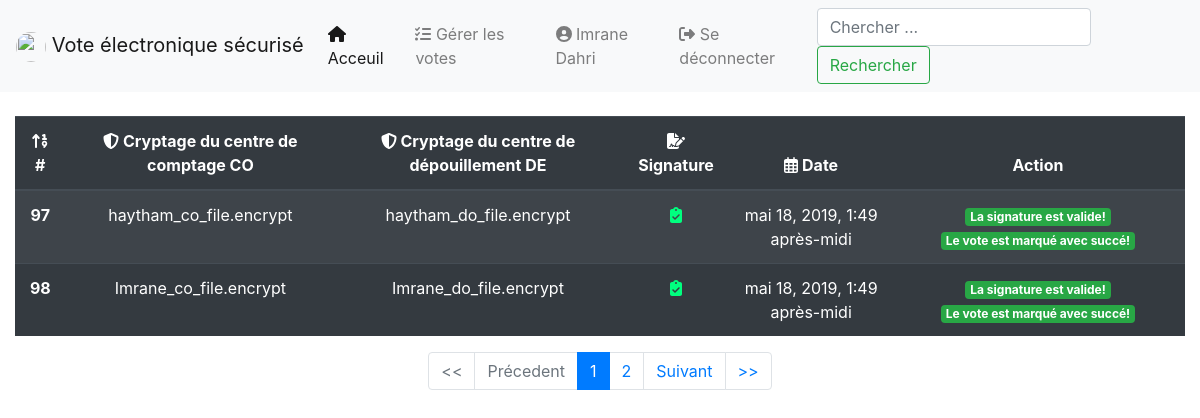
The app's page /manage/ (signed in), older data.
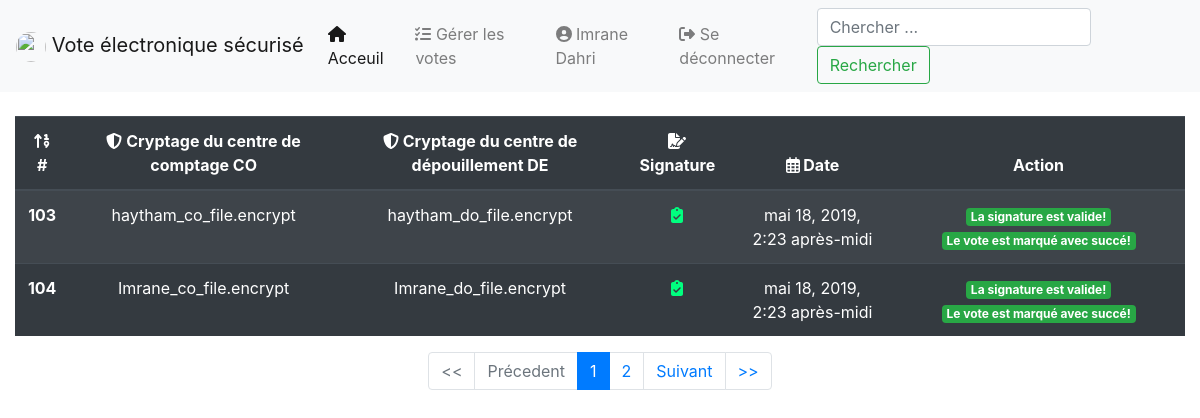
The same page, newer data.
### SecuredVote/models.py (models this page shows, shortened)
class Pending(models.Model):
    co_file = models.FileField(null=False)
    do_file = models.FileField(null=False, blank=True)
    date = models.DateTimeField(default=now)
    done = models.BooleanField(default=False, null=True, blank=True)
    is_valid = models.BooleanField(default=False, null=True, blank=True)
    signature = models.ForeignKey(Signature, on_delete=models.CASCADE)

### SecuredVote/views.py (the view, shortened to what this page needs)
# urls.py: path('manage/', views.Manage.as_view(), name="votes_management"),
class Manage(LoginRequiredMixin, View):
    login_url = "/login/"
    redirect_field_name = "next"
    def get(self, request, *args, **kwargs):
        context = dict()
        user = request.user
        if not user.is_superuser and user.is_staff:
            search = request.GET.get("search" or None)
            if search is not None:
                try:
                    pendings = Pending.objects.filter(id=search)
                except:
                    pendings = []
            else:
                pendings = Pending.objects.all()
            paginator = Paginator(pendings, 2)  # Show 2 pending votes per page
            page = request.GET.get("page")
            pendings = paginator.get_page(page)
            context["pendings"] = pendings
            return render(request, "vote/manage.html", context)
        messages.info(request, "Vous n'êtes pas membre du centre de comptage!")
        return redirect("vote:home")

### SecuredVote/forms.py
class SearchForm(forms.Form):
    search = forms.CharField(max_length=255, empty_value=False, widget=forms.TextInput(
        attrs={'class': 'form-control mr-sm-2', 'placeholder': 'Chercher ...', 'aria-label': 'Search',
               'type': 'search'}))

### SecuredVote/context_processor.py (called while the page is built)
def global_var(request):
    context = dict()
    search_form = SearchForm()
    context['search_form'] = search_form
    return context

### templates/vote/manage.html (shortened to what this page needs)
{% extends 'vote/base.html' %}
{% load staticfiles %}
{% block content %}
    {% include 'vote/messages.html' %}
    <div class="table-responsive">
        <table align="center" class="table table-striped table-dark table-hover">
        <thead>
        <tr align="center">
            <th scope="col"><i class="fas fa-sort-numeric-up"></i> #</th>
            <th scope="col"><i class="fas fa-shield-alt"></i> Cryptage du centre de comptage CO</th>
            <th scope="col"><i class="fas fa-shield-alt"></i> Cryptage du centre de dépouillement DE</th>
            <th scope="col"><i class="fas fa-file-signature"></i> Signature</th>
            <th scope="col"><i class="far fa-calendar-alt"></i> Date</th>
            <th scope="col">Action</th>
        </tr>
        </thead>
        <tbody>
        {% for pending in pendings.object_list %}
            <tr align="center">
                <th scope="row">{{ pending.pk }}</th>
                <td>{{ pending.co_file.name }}</td>
                <td>{{ pending.do_file.name }}</td>
                <td>
                    {% if pending.signature.is_valid is True %}
                        <i class="fas fa-clipboard-check" style="color: springgreen;"></i>
                    {% elif not pending.signature.is_valid %}
                        <i class="fas fa-spinner fa-spin"></i>
                    {% endif %}
                </td>
                <td>{{ pending.date }}</td>
                <td>
                    {% if pending.signature.is_valid %}
                        <span class="badge badge-success">La signature est valide!</span>
                    {% elif not pending.signature.is_valid and pending.signature.done %}
                        <span class="badge badge-danger">La signature est non valide!</span>
                    {% endif %}
                    {% if pending.is_valid and pending.done %}
                        <span class="badge badge-success">Le vote est marqué avec succé!</span>
                    {% elif not pending.is_valid and pending.done %}
                        <span class="badge badge-danger">Le vote est marqué non valide!</span>
                    {% endif %}
                </td>
            </tr>
        {% empty %}
            <tr>
                <td colspan="9" class="alert alert-warning text-center font-weight-bold">
                    <i class="fas fa-info-circle"></i> Aucun vote n'a été ajouté!
                </td>
            </tr>
        {% endfor %}
        </tbody>
    </table>
    </div>
    {% if pendings.has_other_pages %}
        <nav aria-label="...">
            <ul class="pagination justify-content-center">
                {% if pendings.has_previous %}
                    <li class="page-item">
                        <a class="page-link"
                           href="{% url 'vote:votes_management' %}?page=1{% if 'search' in request.GET %}&search={{ request.GET.search }}{% endif %}"
                           tabindex="-1" aria-disabled="true"><<</a>
                    </li>
                    <li class="page-item">
                        <a class="page-link"
                           href="{% url 'vote:votes_management' %}?page={{ pendings.previous_page_number }}{% if 'search' in request.GET %}&search={{ request.GET.search }}{% endif %}"
                           tabindex="-1" aria-disabled="true">Précedent</a>
                    </li>
                {% else %}
                    <li class="page-item disabled">
                        <a class="page-link" tabindex="-1" aria-disabled="true"><<</a>
                    </li>
                    <li class="page-item disabled">
                        <a class="page-link" tabindex="-1" aria-disabled="true">Précedent</a>
                    </li>
                {% endif %}
                {% for page_num in pendings.paginator.page_range %}
                    {% if pendings.number == page_num %}
                        <li class="page-item active" aria-current="page">
                            <a class="page-link"
                               href="{% url 'vote:votes_management' %}?page={{ page_num }}{% if 'search' in request.GET %}&search={{ request.GET.search }}{% endif %}">{{ page_num }}
                                <span class="sr-only">(current)</span></a>
                        </li>
                    {% else %}
                        <li class="page-item"><a class="page-link"
                                                 href="{% url 'vote:votes_management' %}?page={{ page_num }}{% if 'search' in request.GET %}&search={{ request.GET.search }}{% endif %}">{{ page_num }}</a>
                        </li>
                    {% endif %}
                {% endfor %}
                {% if pendings.has_next %}
                    <li class="page-item">
                        <a class="page-link" href="{% url 'vote:votes_management' %}?page={{ pendings.next_page_number }}{% if 'search' in request.GET %}&search={{ request.GET.search }}{% endif %}">Suivant</a>
                    </li>
                    <li class="page-item">
                        <a class="page-link" href="{% url 'vote:votes_management' %}?page={{ pendings.paginator.num_pages }}{% if 'search' in request.GET %}&search={{ request.GET.search }}{% endif %}">>></a>
                    </li>
                {% endif %}
            </ul>
        </nav>
    {% endif %}
{% endblock %}

### templates/vote/base.html (shortened to what this page needs)
{% load staticfiles %}
{% load widget_tweaks %}
<!DOCTYPE html>
<html lang="en">
<head>
    <link rel="stylesheet" href="{% static 'vote/css/bootstrap.min.css' %}"/>
    <link rel="stylesheet" href="{% static 'vote/css/all.min.css' %}"/>
    <link rel="stylesheet" href="{% static 'vote/css/style.css' %}"/>
</head>
<body>
{% block header %}
    <nav class="navbar navbar-expand-lg navbar-light bg-light">
        <a class="navbar-brand" href="{% url 'vote:home' %}">
            <img style="border-radius: 100%" src="{% static 'vote/images/evoting2.jpg' %}" width="30" height="30" alt="">
            Vote électronique sécurisé
        </a>
        <div class="collapse navbar-collapse" id="navbarSupportedContent">
            <ul class="navbar-nav mr-auto">
                <li class="nav-item active">
                    <a class="nav-link" href="{% url 'vote:home' %}"><i class="fas fa-home"></i> Acceuil </a>
                </li>
                {% if not user.is_authenticated %}
                    <li class="nav-item">
                        <a class="nav-link" href="{% url 'vote:login' %}" tabindex="-1" aria-disabled="true">
                            <i class="fas fa-sign-in-alt"></i> Se connecter
                        </a>
                    </li>
                {% else %}
                    {% if user.is_staff and not user.is_superuser %}
                        <li class="nav-item">
                            <a class="nav-link" href="{% url 'vote:votes_management' %}" tabindex="-1" aria-disabled="true">
                                <i class="fas fa-tasks"></i> Gérer les votes
                            </a>
                        </li>
                    {% elif user.is_superuser %}
                        <li class="nav-item">
                            <a class="nav-link" href="{% url 'vote:votes_revision' %}" tabindex="-1" aria-disabled="true">
                                <i class="fas fa-tasks"></i> Compter les votes
                            </a>
                        </li>
                    {% endif %}
                    <li class="nav-item">
                        <a class="nav-link" href="{% url 'vote:profile' %}" tabindex="-1" aria-disabled="true">
                            <i class="fas fa-user-circle"></i> {{ user.first_name }} {{ user.last_name }}
                        </a>
                    </li>
                    <li class="nav-item">
                        <form method="POST" action="{% url 'vote:logout' %}" id="logoutForm">
                            <a class="nav-link" style="cursor: pointer;"
                               onclick="document.getElementById('logoutForm').submit()" tabindex="-1"
                               aria-disabled="true"><i
                                    class="fas fa-sign-out-alt"></i>
                                Se déconnecter
                            </a>
                        </form>
                    </li>
                {% endif %}
            </ul>
            <form class="form-inline my-2 my-lg-0">
                {% render_field search_form.search value=request.GET.search %}
                <button class="btn btn-outline-success my-2 my-sm-0" type="submit">Rechercher</button>
            </form>
        </div>
    </nav>
{% endblock %}
<div class="container-fluid">
    {% block content %}{% endblock %}
</div>
</body>
</html>

### templates/vote/messages.html (shortened to what this page needs)
<br>

Row changes from the older to the newer data that the page shows:
removed Pending: pk "97", co_file.name "haytham_co_file.encrypt", do_file.name "haytham_do_file.encrypt", date "mai 18, 2019, 1:49 après-midi", shows "La signature est valide!", is_valid "Le vote est marqué avec succé!"
removed Pending: pk "98", co_file.name "Imrane_co_file.encrypt", do_file.name "Imrane_do_file.encrypt", date "mai 18, 2019, 1:49 après-midi", shows "La signature est valide!", is_valid "Le vote est marqué avec succé!"
added Pending: pk "103", co_file.name "haytham_co_file.encrypt", do_file.name "haytham_do_file.encrypt", date "mai 18, 2019, 2:23 après-midi", shows "La signature est valide!", is_valid "Le vote est marqué avec succé!"
added Pending: pk "104", co_file.name "Imrane_co_file.encrypt", do_file.name "Imrane_do_file.encrypt", date "mai 18, 2019, 2:23 après-midi", shows "La signature est valide!", is_valid "Le vote est marqué avec succé!"
